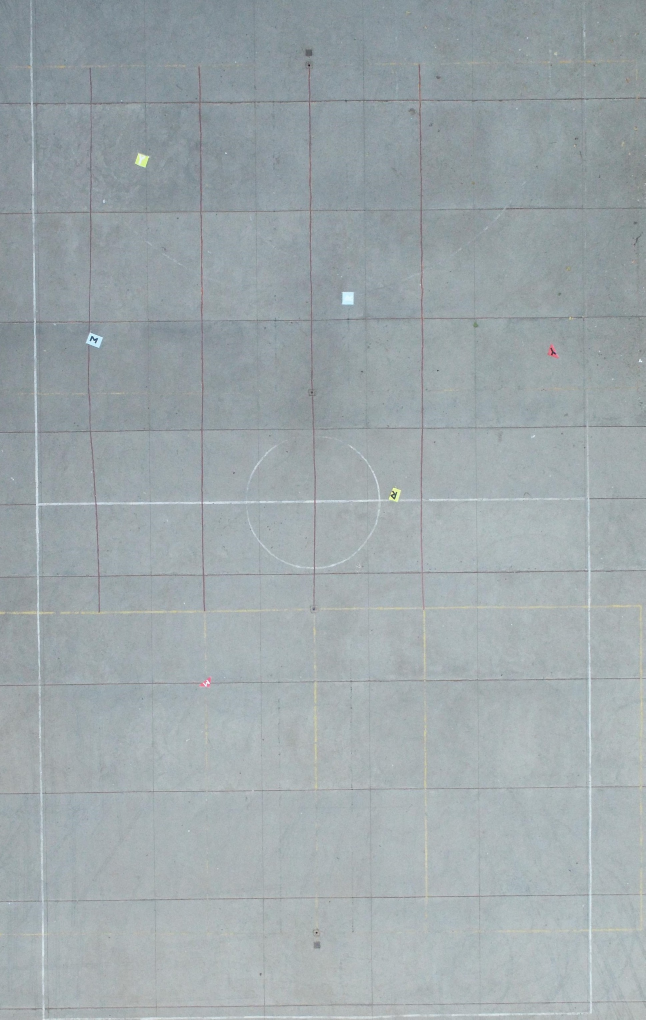
#> input picture interop/implementation/imaging/image8.jpg, 1936 x 3059 px (shown at 1/3 size)
$ python shape.py --image image8.jpg
#> lines starting #> are read from the running program, lines starting #| are printed output that depends on the picture; after the words box and inside, x2 and y2 are one past the last pixel; in counts of white or black regions, pixels touching at a corner belong together
# USAGE
# python detect_color.py --image example_shapes.png

# import the necessary packages
from pyimagesearch.shapedetector import ShapeDetector
from pyimagesearch.colorlabeler import ColorLabeler
import argparse
import imutils
import cv2

# construct the argument parse and parse the arguments
ap = argparse.ArgumentParser()
ap.add_argument("-i", "--image", required=True,
	help="path to the input image")
args = vars(ap.parse_args())

# load the image and resize it to a smaller factor so that
# the shapes can be approximated better
image = cv2.imread(args["image"])
#> image is the input picture: shape (3059, 1936, 3); mean B, G, R 171.1, 167.8, 158.3
resized = imutils.resize(image, width=300)
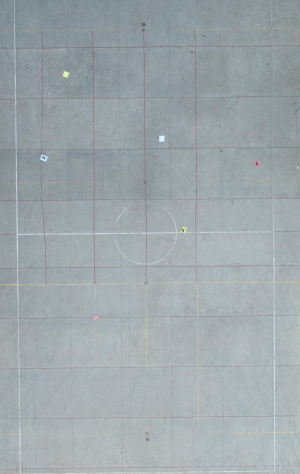
#> resized: shape (474, 300, 3); mean B, G, R 171.1, 167.8, 158.3
ratio = image.shape[0] / float(resized.shape[0])
#> ratio = 6.45

# blur the resized image slightly, then convert it to both
# grayscale and the L*a*b* color spaces
blurred = cv2.GaussianBlur(resized, (5, 5), 0)
gray = cv2.cvtColor(blurred, cv2.COLOR_BGR2GRAY)
lab = cv2.cvtColor(blurred, cv2.COLOR_BGR2LAB)
#> lab: shape (474, 300, 3); mean of channels 0, 1, 2 173.9, 125.3, 125.2
thresh = cv2.threshold(gray, 60, 255, cv2.THRESH_BINARY)[1]
#> thresh: shape (474, 300); every value is 255
# cv2.imshow("Thresh", thresh)

# find contours in the thresholded image
cnts = cv2.findContours(thresh.copy(), cv2.RETR_EXTERNAL,
	cv2.CHAIN_APPROX_SIMPLE)
#> cnts = 1 contour; box (x1, y1, x2, y2) and area: (0, 0, 300, 474) 141427
cnts = imutils.grab_contours(cnts)
#> cnts = [[[0, 0], [0, 473], [299, 473], [299, 0]]]

# initialize the shape detector and color labeler
#> (the run stopped early here; a loop or call above may not have finished)
